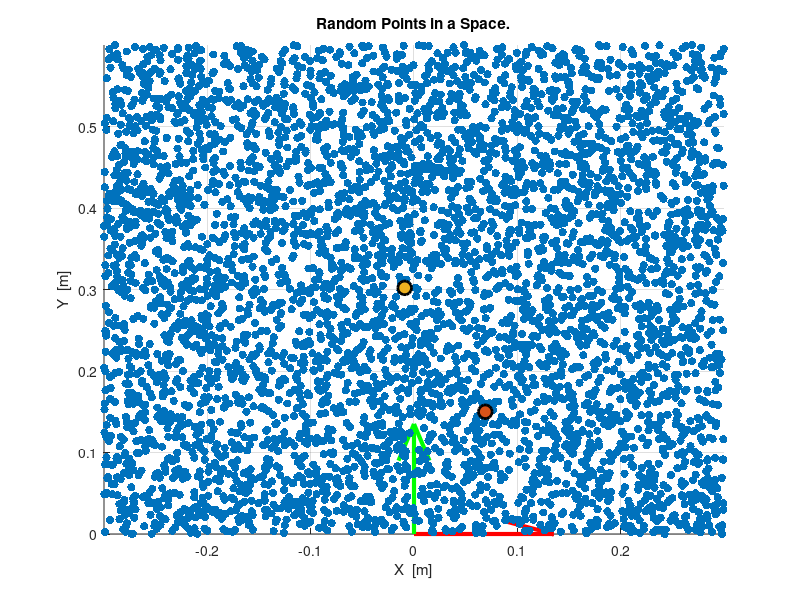

Reproduce this figure in MATLAB.
% 部分拘束typeAにおけるプランニングのテスト
% ランダムな点をプロット, スタート地点とゴール地点をプロット

clear;

apply_points = [];
first_pos = [0.069, 0.150];
goal_pos = [-0.009, 0.302];

points = 5000;
points = points - 1;

min_theta = 90;
max_theta = 114.4;
half_range = max_theta - min_theta;
average_theta = (min_theta + max_theta) / 2;

% xとyの乱数を生成 (-1, 1の範囲)

random_point = [0.6 * rand(points, 1) - 0.3, 0.6 * rand(points, 1)];
random_point = [random_point; goal_pos];

figure;

hold on;

grid on;

axis([-0.3 0.3 0.0 0.6]);
scatter(random_point(:, 1), random_point(:, 2), 'filled');
scatter(first_pos(1), first_pos(2), 100, 'filled', "g", 'MarkerEdgeColor', 'k', 'LineWidth', 2);
scatter(goal_pos(1), goal_pos(2), 100, 'filled', "r", 'MarkerEdgeColor', 'k', 'LineWidth', 2);

% x軸の描画
%line([0 0.2], [0 0], 'Color', 'red', 'LineWidth', 2); 
quiver(0.0, 0.0, 0.15, 0.0, 'Color', 'red', 'LineWidth', 3);
% y軸の描画
%line([0 0], [0 0.2], 'Color', 'green', 'LineWidth', 2); 
quiver(0.0, 0.0, 0.0, 0.15, 'Color', 'green', 'LineWidth', 3);


xlabel('X  [m]');
ylabel('Y  [m]');

title('Random Points in a Space.')

hold off;